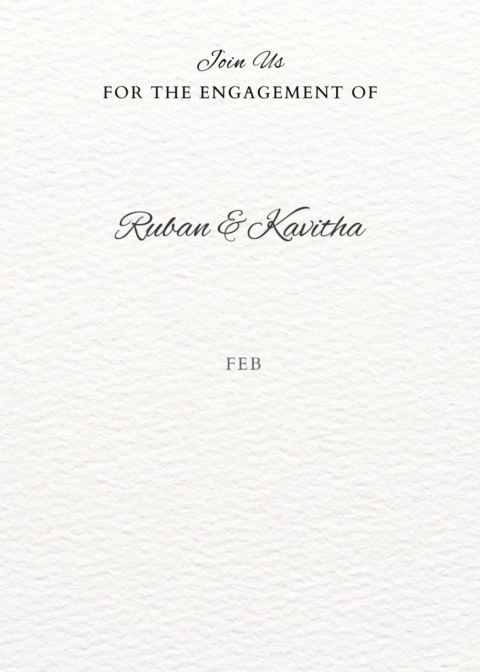
#> input picture frame 15 of uploads/Ruban__Kavitha.mp4, 480 x 672 px, given in place of vid1.mp4, which was not available
$ python preprocess.py
#> lines starting #> are read from the running program, lines starting #| are printed output that depends on the picture
import cv2
import numpy as np

def video_to_grayscale(input_path):

#> called with input_path = 'uploads/vid1.mp4'
    cap = cv2.VideoCapture(input_path)

    width = int(cap.get(cv2.CAP_PROP_FRAME_WIDTH))
    height = int(cap.get(cv2.CAP_PROP_FRAME_HEIGHT))
    fps = int(cap.get(cv2.CAP_PROP_FPS))
    frame_count = int(cap.get(cv2.CAP_PROP_FRAME_COUNT))

    video = []
    count = 0

    while count<frame_count:
        ret, frame = cap.read()
#> frame is the input picture: shape (672, 480, 3); mean B, G, R 242, 244.8, 246.6
        if not ret:
            break
        image = cv2.cvtColor(frame, cv2.COLOR_BGR2GRAY)
        img = cv2.resize(image, (128, 128), interpolation=cv2.INTER_AREA)
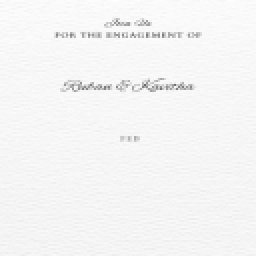
#> img: shape (128, 128) (shown 2 times larger); min 106, max 255, mean 244.8
        video.append(img)

#Display resized grayscale videos
    for i in range (0,len(video)):
        cv2.imshow("image",video[i])
        if cv2.waitKey(1) & 0xFF == ord('q'):
            break
    cv2.destroyAllWindows()
    print(len(video))
    return video


def video_to_grayscale_extract_frames(input_path, num_frames):
    cap = cv2.VideoCapture(input_path)

    width = int(cap.get(cv2.CAP_PROP_FRAME_WIDTH))
    height = int(cap.get(cv2.CAP_PROP_FRAME_HEIGHT))
    fps = int(cap.get(cv2.CAP_PROP_FPS))
    frame_count = int(cap.get(cv2.CAP_PROP_FRAME_COUNT))
    #print("Original frame count ", frame_count)
    video = []
    count = 0

    total_frames = min(frame_count, num_frames)
    frame_interval = max(frame_count // total_frames, 1)
    out_frame_count = 0

    while count < frame_count:
        ret, frame = cap.read()
        if not ret:
            break
        image = cv2.cvtColor(frame, cv2.COLOR_BGR2GRAY)
        img = cv2.resize(image, (128, 128), interpolation=cv2.INTER_AREA)
        video.append(img)

        # Increment output frame count and break if reached desired number of frames
        out_frame_count += 1
        if out_frame_count >= total_frames:
            break

    cap.release()

    return np.stack(video)


# Example pre-processed video
if __name__=='__main__':
    input_video_path = "D:/Final_Project/Dataset/ForgeryDataset/Deletion/Training/Original/original_train (10).avi"
    input_video_path1 = "uploads/vid1.mp4"
    video = video_to_grayscale(input_video_path1)
    #print(video.shape)
    print(np.array([video]).shape)

    """extr = video_to_grayscale_extract_frames(input_video_path1,60)
    print(extr.shape)
    print(len(extr))"""

$ run again, starting later in the video
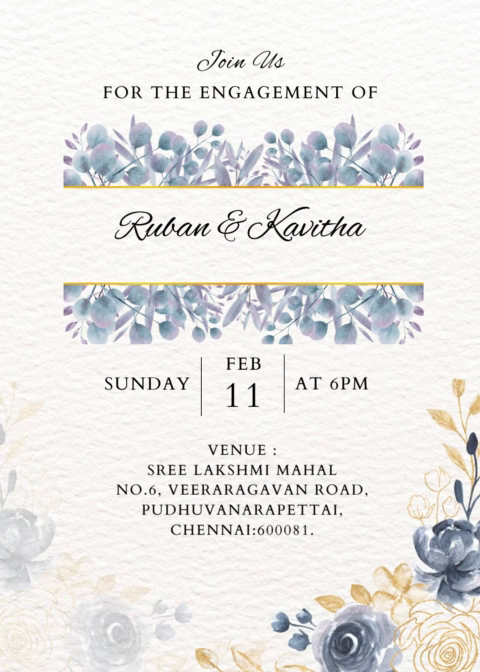
#> input picture frame 67 of uploads/Ruban__Kavitha.mp4, 480 x 672 px, given in place of vid1.mp4, which was not available
#> in video_to_grayscale, frame is the input picture: shape (672, 480, 3); mean B, G, R 228.5, 230.7, 231.8
#> in video_to_grayscale, `image = cv2.cvtColor(frame, cv2.COLOR_BGR2GRAY)`:
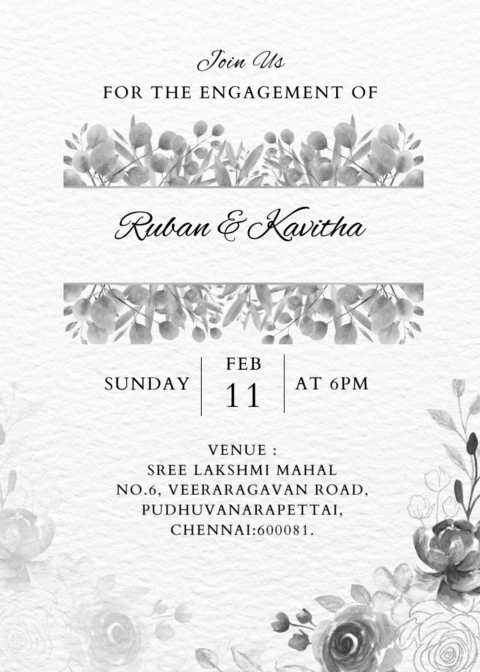
#> image: shape (672, 480); min 0, max 255, mean 230.7
#> in video_to_grayscale, `img = cv2.resize(image, (128, 128), interpolation=cv2.INTER_AREA)`:
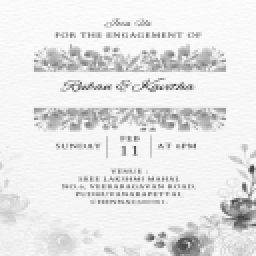
#> img: shape (128, 128) (shown 2 times larger); min 64, max 253, mean 230.7

$ run again, starting later in the video
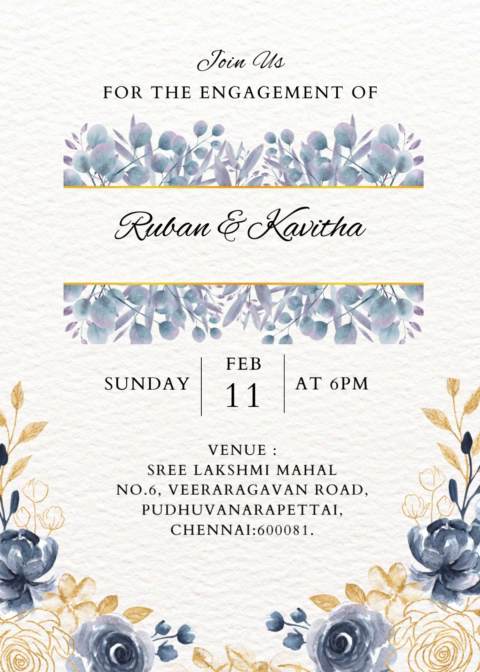
#> input picture frame 120 of uploads/Ruban__Kavitha.mp4, 480 x 672 px, given in place of vid1.mp4, which was not available
#> in video_to_grayscale, frame is the input picture: shape (672, 480, 3); mean B, G, R 224.4, 226.8, 228
#> in video_to_grayscale, `image = cv2.cvtColor(frame, cv2.COLOR_BGR2GRAY)`:
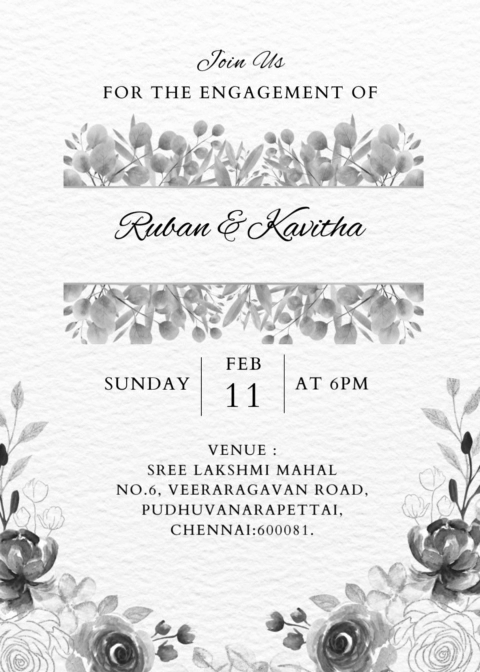
#> image: shape (672, 480); min 0, max 255, mean 226.8
#> in video_to_grayscale, `img = cv2.resize(image, (128, 128), interpolation=cv2.INTER_AREA)`:
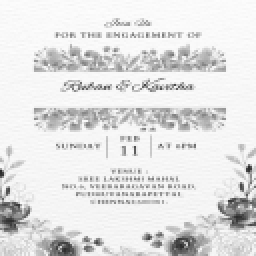
#> img: shape (128, 128) (shown 2 times larger); min 44, max 253, mean 226.8
